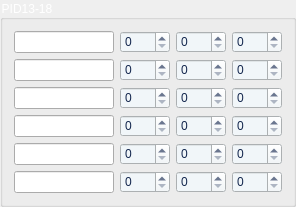
          <widget class="QGroupBox" name="groupBox_3">
           <property name="minimumSize">
            <size>
             <width>0</width>
             <height>45</height>
            </size>
           </property>
           <property name="styleSheet">
            <string notr="true">font: 10pt &quot;微软雅黑&quot;;
color:white;</string>
           </property>
           <property name="title">
            <string>PID13-18</string>
           </property>
           <layout class="QGridLayout" name="gridLayout_6">
            <item row="0" column="0">
             <widget class="QLineEdit" name="lineEdit_13">
              <property name="minimumSize">
               <size>
                <width>0</width>
                <height>20</height>
               </size>
              </property>
              <property name="maximumSize">
               <size>
                <width>100</width>
                <height>16777215</height>
               </size>
              </property>
              <property name="text">
               <string>PID13</string>
              </property>
             </widget>
            </item>
            <item row="2" column="2">
             <widget class="QSpinBox" name="sb_i15">
              <property name="minimumSize">
               <size>
                <width>50</width>
                <height>20</height>
               </size>
              </property>
              <property name="styleSheet">
               <string notr="true">QSpinBox{
	color:#14274E;
	font: 10pt &quot;微软雅黑&quot;;
	background-color:#F1F6F9;
    selection-background-color: #F1F6F9;
	selection-color:#14274E;
}
</string>
              </property>
             </widget>
            </item>
            <item row="2" column="1">
             <widget class="QSpinBox" name="sb_p15">
              <property name="minimumSize">
               <size>
                <width>50</width>
                <height>20</height>
               </size>
              </property>
              <property name="styleSheet">
               <string notr="true">QSpinBox{
	color:#14274E;
	font: 10pt &quot;微软雅黑&quot;;
	background-color:#F1F6F9;
    selection-background-color: #F1F6F9;
	selection-color:#14274E;
}
</string>
              </property>
             </widget>
            </item>
            <item row="1" column="2">
             <widget class="QSpinBox" name="sb_i14">
              <property name="minimumSize">
               <size>
                <width>50</width>
                <height>20</height>
               </size>
              </property>
              <property name="styleSheet">
               <string notr="true">QSpinBox{
	color:#14274E;
	font: 10pt &quot;微软雅黑&quot;;
	background-color:#F1F6F9;
    selection-background-color: #F1F6F9;
	selection-color:#14274E;
}
</string>
              </property>
             </widget>
            </item>
            <item row="4" column="0">
             <widget class="QLineEdit" name="lineEdit_17">
              <property name="minimumSize">
               <size>
                <width>0</width>
                <height>20</height>
               </size>
              </property>
              <property name="maximumSize">
               <size>
                <width>100</width>
                <height>16777215</height>
               </size>
              </property>
              <property name="text">
               <string>PID17</string>
              </property>
             </widget>
            </item>
            <item row="2" column="0">
             <widget class="QLineEdit" name="lineEdit_15">
              <property name="minimumSize">
               <size>
                <width>0</width>
                <height>20</height>
               </size>
              </property>
              <property name="maximumSize">
               <size>
                <width>100</width>
                <height>16777215</height>
               </size>
              </property>
              <property name="text">
               <string>PID15</string>
              </property>
             </widget>
            </item>
            <item row="1" column="1">
             <widget class="QSpinBox" name="sb_p14">
              <property name="minimumSize">
               <size>
                <width>50</width>
                <height>20</height>
               </size>
              </property>
              <property name="styleSheet">
               <string notr="true">QSpinBox{
	color:#14274E;
	font: 10pt &quot;微软雅黑&quot;;
	background-color:#F1F6F9;
    selection-background-color: #F1F6F9;
	selection-color:#14274E;
}
</string>
              </property>
             </widget>
            </item>
            <item row="0" column="1">
             <widget class="QSpinBox" name="sb_p13">
              <property name="minimumSize">
               <size>
                <width>50</width>
                <height>20</height>
               </size>
              </property>
              <property name="styleSheet">
               <string notr="true">QSpinBox{
	color:#14274E;
	font: 10pt &quot;微软雅黑&quot;;
	background-color:#F1F6F9;
    selection-background-color: #F1F6F9;
	selection-color:#14274E;
}
</string>
              </property>
             </widget>
            </item>
            <item row="1" column="3">
             <widget class="QSpinBox" name="sb_d14">
              <property name="minimumSize">
               <size>
                <width>50</width>
                <height>20</height>
               </size>
              </property>
              <property name="styleSheet">
               <string notr="true">QSpinBox{
	color:#14274E;
	font: 10pt &quot;微软雅黑&quot;;
	background-color:#F1F6F9;
    selection-background-color: #F1F6F9;
	selection-color:#14274E;
}
</string>
              </property>
             </widget>
            </item>
            <item row="0" column="2">
             <widget class="QSpinBox" name="sb_i13">
              <property name="minimumSize">
               <size>
                <width>50</width>
                <height>20</height>
               </size>
              </property>
              <property name="styleSheet">
               <string notr="true">QSpinBox{
	color:#14274E;
	font: 10pt &quot;微软雅黑&quot;;
	background-color:#F1F6F9;
    selection-background-color: #F1F6F9;
	selection-color:#14274E;
}
</string>
              </property>
             </widget>
            </item>
            <item row="1" column="0">
             <widget class="QLineEdit" name="lineEdit_14">
              <property name="minimumSize">
               <size>
                <width>0</width>
                <height>20</height>
               </size>
              </property>
              <property name="maximumSize">
               <size>
                <width>100</width>
                <height>16777215</height>
               </size>
              </property>
              <property name="text">
               <string>PID14</string>
              </property>
             </widget>
            </item>
            <item row="2" column="3">
             <widget class="QSpinBox" name="sb_d15">
              <property name="minimumSize">
               <size>
                <width>50</width>
                <height>20</height>
               </size>
              </property>
              <property name="styleSheet">
               <string notr="true">QSpinBox{
	color:#14274E;
	font: 10pt &quot;微软雅黑&quot;;
	background-color:#F1F6F9;
    selection-background-color: #F1F6F9;
	selection-color:#14274E;
}
</string>
              </property>
             </widget>
            </item>
            <item row="0" column="3">
             <widget class="QSpinBox" name="sb_d13">
              <property name="minimumSize">
               <size>
                <width>50</width>
                <height>20</height>
               </size>
              </property>
              <property name="styleSheet">
               <string notr="true">QSpinBox{
	color:#14274E;
	font: 10pt &quot;微软雅黑&quot;;
	background-color:#F1F6F9;
    selection-background-color: #F1F6F9;
	selection-color:#14274E;
}
</string>
              </property>
             </widget>
            </item>
            <item row="3" column="0">
             <widget class="QLineEdit" name="lineEdit_16">
              <property name="minimumSize">
               <size>
                <width>0</width>
                <height>20</height>
               </size>
              </property>
              <property name="maximumSize">
               <size>
                <width>100</width>
                <height>16777215</height>
               </size>
              </property>
              <property name="text">
               <string>PID16</string>
              </property>
             </widget>
            </item>
            <item row="5" column="0">
             <widget class="QLineEdit" name="lineEdit_18">
              <property name="minimumSize">
               <size>
                <width>0</width>
                <height>20</height>
               </size>
              </property>
              <property name="maximumSize">
               <size>
                <width>100</width>
                <height>16777215</height>
               </size>
              </property>
              <property name="text">
               <string>PID18</string>
              </property>
             </widget>
            </item>
            <item row="3" column="1">
             <widget class="QSpinBox" name="sb_p16">
              <property name="minimumSize">
               <size>
                <width>50</width>
                <height>20</height>
               </size>
              </property>
              <property name="styleSheet">
               <string notr="true">QSpinBox{
	color:#14274E;
	font: 10pt &quot;微软雅黑&quot;;
	background-color:#F1F6F9;
    selection-background-color: #F1F6F9;
	selection-color:#14274E;
}
</string>
              </property>
             </widget>
            </item>
            <item row="3" column="2">
             <widget class="QSpinBox" name="sb_i16">
              <property name="minimumSize">
               <size>
                <width>50</width>
                <height>20</height>
               </size>
              </property>
              <property name="styleSheet">
               <string notr="true">QSpinBox{
	color:#14274E;
	font: 10pt &quot;微软雅黑&quot;;
	background-color:#F1F6F9;
    selection-background-color: #F1F6F9;
	selection-color:#14274E;
}
</string>
              </property>
             </widget>
            </item>
            <item row="3" column="3">
             <widget class="QSpinBox" name="sb_d16">
              <property name="minimumSize">
               <size>
                <width>50</width>
                <height>20</height>
               </size>
              </property>
              <property name="styleSheet">
               <string notr="true">QSpinBox{
	color:#14274E;
	font: 10pt &quot;微软雅黑&quot;;
	background-color:#F1F6F9;
    selection-background-color: #F1F6F9;
	selection-color:#14274E;
}
</string>
              </property>
             </widget>
            </item>
            <item row="4" column="1">
             <widget class="QSpinBox" name="sb_p17">
              <property name="minimumSize">
               <size>
                <width>50</width>
                <height>20</height>
               </size>
              </property>
              <property name="styleSheet">
               <string notr="true">QSpinBox{
	color:#14274E;
	font: 10pt &quot;微软雅黑&quot;;
	background-color:#F1F6F9;
    selection-background-color: #F1F6F9;
	selection-color:#14274E;
}
</string>
              </property>
             </widget>
            </item>
            <item row="4" column="2">
             <widget class="QSpinBox" name="sb_i17">
              <property name="minimumSize">
               <size>
                <width>50</width>
                <height>20</height>
               </size>
              </property>
              <property name="styleSheet">
               <string notr="true">QSpinBox{
	color:#14274E;
	font: 10pt &quot;微软雅黑&quot;;
	background-color:#F1F6F9;
    selection-background-color: #F1F6F9;
	selection-color:#14274E;
}
</string>
              </property>
             </widget>
            </item>
            <item row="4" column="3">
             <widget class="QSpinBox" name="sb_d17">
              <property name="minimumSize">
               <size>
                <width>50</width>
                <height>20</height>
               </size>
              </property>
              <property name="styleSheet">
               <string notr="true">QSpinBox{
	color:#14274E;
	font: 10pt &quot;微软雅黑&quot;;
	background-color:#F1F6F9;
    selection-background-color: #F1F6F9;
	selection-color:#14274E;
}
</string>
              </property>
             </widget>
            </item>
            <item row="5" column="1">
             <widget class="QSpinBox" name="sb_p18">
              <property name="minimumSize">
               <size>
                <width>50</width>
                <height>20</height>
               </size>
              </property>
              <property name="styleSheet">
               <string notr="true">QSpinBox{
	color:#14274E;
	font: 10pt &quot;微软雅黑&quot;;
	background-color:#F1F6F9;
    selection-background-color: #F1F6F9;
	selection-color:#14274E;
}
</string>
              </property>
             </widget>
            </item>
            <item row="5" column="2">
             <widget class="QSpinBox" name="sb_i18">
              <property name="minimumSize">
               <size>
                <width>50</width>
                <height>20</height>
               </size>
              </property>
              <property name="styleSheet">
               <string notr="true">QSpinBox{
	color:#14274E;
	font: 10pt &quot;微软雅黑&quot;;
	background-color:#F1F6F9;
    selection-background-color: #F1F6F9;
	selection-color:#14274E;
}
</string>
              </property>
             </widget>
            </item>
            <item row="5" column="3">
             <widget class="QSpinBox" name="sb_d18">
              <property name="minimumSize">
               <size>
                <width>50</width>
                <height>20</height>
               </size>
              </property>
              <property name="styleSheet">
               <string notr="true">QSpinBox{
	color:#14274E;
	font: 10pt &quot;微软雅黑&quot;;
	background-color:#F1F6F9;
    selection-background-color: #F1F6F9;
	selection-color:#14274E;
}
</string>
              </property>
             </widget>
            </item>
           </layout>
          </widget>
